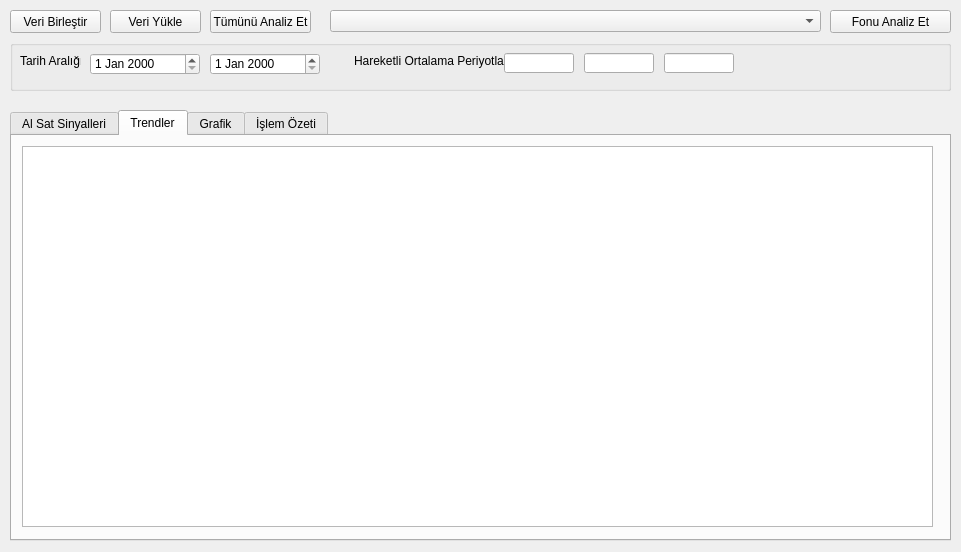
<?xml version="1.0" encoding="UTF-8"?>
<ui version="4.0">
 <class>frmFonIzle</class>
 <widget class="QWidget" name="frmFonIzle">
  <property name="geometry">
   <rect>
    <x>0</x>
    <y>0</y>
    <width>961</width>
    <height>552</height>
   </rect>
  </property>
  <property name="windowTitle">
   <string>Fon İzleme</string>
  </property>
  <widget class="QPushButton" name="btnBirlestir">
   <property name="geometry">
    <rect>
     <x>10</x>
     <y>10</y>
     <width>91</width>
     <height>23</height>
    </rect>
   </property>
   <property name="text">
    <string>Veri Birleştir</string>
   </property>
  </widget>
  <widget class="QPushButton" name="btnYukle">
   <property name="geometry">
    <rect>
     <x>110</x>
     <y>10</y>
     <width>91</width>
     <height>23</height>
    </rect>
   </property>
   <property name="text">
    <string>Veri Yükle</string>
   </property>
  </widget>
  <widget class="QPushButton" name="btnTumAnaliz">
   <property name="geometry">
    <rect>
     <x>210</x>
     <y>10</y>
     <width>101</width>
     <height>23</height>
    </rect>
   </property>
   <property name="text">
    <string>Tümünü Analiz Et</string>
   </property>
  </widget>
  <widget class="QComboBox" name="cmbFon">
   <property name="geometry">
    <rect>
     <x>330</x>
     <y>10</y>
     <width>491</width>
     <height>22</height>
    </rect>
   </property>
  </widget>
  <widget class="QPushButton" name="btnFonAnaliz">
   <property name="geometry">
    <rect>
     <x>830</x>
     <y>10</y>
     <width>121</width>
     <height>23</height>
    </rect>
   </property>
   <property name="text">
    <string>Fonu Analiz Et</string>
   </property>
  </widget>
  <widget class="QTabWidget" name="tabWidget">
   <property name="geometry">
    <rect>
     <x>10</x>
     <y>110</y>
     <width>941</width>
     <height>431</height>
    </rect>
   </property>
   <property name="currentIndex">
    <number>1</number>
   </property>
   <widget class="QWidget" name="tab">
    <attribute name="title">
     <string>Al Sat Sinyalleri</string>
    </attribute>
    <widget class="QListView" name="listView">
     <property name="geometry">
      <rect>
       <x>10</x>
       <y>10</y>
       <width>911</width>
       <height>381</height>
      </rect>
     </property>
    </widget>
   </widget>
   <widget class="QWidget" name="tab_2">
    <attribute name="title">
     <string>Trendler</string>
    </attribute>
    <widget class="QListView" name="listView_2">
     <property name="geometry">
      <rect>
       <x>10</x>
       <y>10</y>
       <width>911</width>
       <height>381</height>
      </rect>
     </property>
    </widget>
   </widget>
   <widget class="QWidget" name="tab_3">
    <attribute name="title">
     <string>Grafik</string>
    </attribute>
    <widget class="QWidget" name="verticalLayoutWidget">
     <property name="geometry">
      <rect>
       <x>10</x>
       <y>10</y>
       <width>921</width>
       <height>391</height>
      </rect>
     </property>
     <layout class="QVBoxLayout" name="verticalLayout"/>
    </widget>
   </widget>
   <widget class="QWidget" name="tab_4">
    <attribute name="title">
     <string>İşlem Özeti</string>
    </attribute>
    <widget class="QPlainTextEdit" name="plainTextEdit">
     <property name="geometry">
      <rect>
       <x>10</x>
       <y>10</y>
       <width>921</width>
       <height>391</height>
      </rect>
     </property>
    </widget>
   </widget>
  </widget>
  <widget class="QGroupBox" name="groupBox">
   <property name="geometry">
    <rect>
     <x>10</x>
     <y>40</y>
     <width>941</width>
     <height>51</height>
    </rect>
   </property>
   <property name="title">
    <string/>
   </property>
   <widget class="QDateEdit" name="dtTarih2">
    <property name="geometry">
     <rect>
      <x>200</x>
      <y>13</y>
      <width>110</width>
      <height>22</height>
     </rect>
    </property>
   </widget>
   <widget class="QDateEdit" name="dtTarih1">
    <property name="geometry">
     <rect>
      <x>80</x>
      <y>13</y>
      <width>110</width>
      <height>22</height>
     </rect>
    </property>
   </widget>
   <widget class="QLineEdit" name="txtHO2">
    <property name="geometry">
     <rect>
      <x>574</x>
      <y>13</y>
      <width>70</width>
      <height>20</height>
     </rect>
    </property>
   </widget>
   <widget class="QLabel" name="label_2">
    <property name="geometry">
     <rect>
      <x>344</x>
      <y>13</y>
      <width>150</width>
      <height>16</height>
     </rect>
    </property>
    <property name="text">
     <string>Hareketli Ortalama Periyotları</string>
    </property>
   </widget>
   <widget class="QLabel" name="label">
    <property name="geometry">
     <rect>
      <x>10</x>
      <y>13</y>
      <width>61</width>
      <height>16</height>
     </rect>
    </property>
    <property name="text">
     <string>Tarih Aralığı</string>
    </property>
   </widget>
   <widget class="QLineEdit" name="txtHO3">
    <property name="geometry">
     <rect>
      <x>654</x>
      <y>13</y>
      <width>70</width>
      <height>20</height>
     </rect>
    </property>
   </widget>
   <widget class="QLineEdit" name="txtHO1">
    <property name="geometry">
     <rect>
      <x>494</x>
      <y>13</y>
      <width>70</width>
      <height>20</height>
     </rect>
    </property>
   </widget>
  </widget>
 </widget>
 <resources/>
 <connections/>
</ui>
